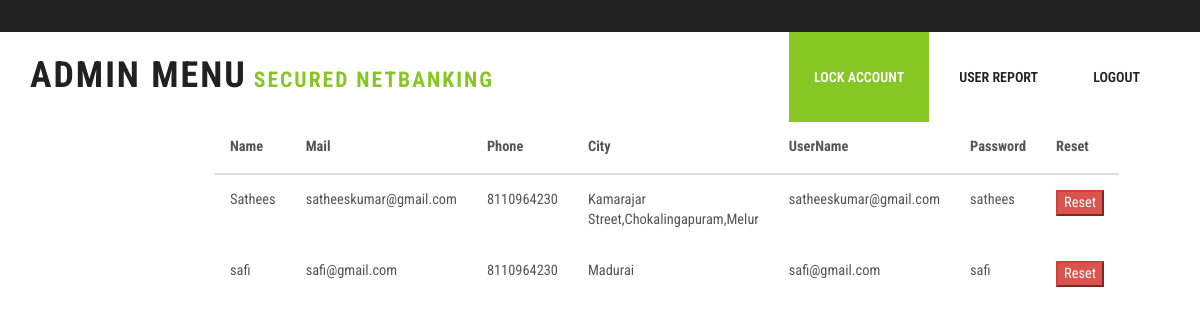
Screenshot of /adminmenu.php with the database file from the repository.
### tables this page shows
CREATE TABLE IF NOT EXISTS `register` (
`register_id` int(11) NOT NULL,
  `name` varchar(100) NOT NULL,
  `email` varchar(100) NOT NULL,
  `mobile` varchar(100) NOT NULL,
  `city` varchar(100) NOT NULL,
  `uname` varchar(100) NOT NULL,
  `password` varchar(100) NOT NULL,
  `Ac_No` int(11) unsigned NOT NULL,
  `opening_date` date NOT NULL,
  `login_valid` varchar(100) NOT NULL,
  `img_valid` varchar(100) NOT NULL
);

### adminmenu.php (the view, shortened to what this page needs)
<!DOCTYPE html>
<html lang="en">
<head>
<link href="css/bootstrap.css" rel="stylesheet" type="text/css" media="all" />
<link rel="stylesheet" href="css/style.css" type="text/css" media="all" />
<link href="css/font-awesome.css" rel="stylesheet">
</head>
<body>
	<div class="header-top">
	</div>
	<div class="header">
			<div class="container">
				<nav class="navbar navbar-default">
					<div class="navbar-header">
						<div class="w3layouts-logo">
							<h1><a href="adminmenu.php">Admin Menu<span> Secured NetBanking </span></a></h1>
						</div>
					</div>
					<div class="collapse navbar-collapse nav-wil" id="bs-example-navbar-collapse-1">
						<nav>
							<ul class="nav navbar-nav">
								<li class="active"><a href="adminmenu.php" class="hvr-sweep-to-bottom">Lock Account</a></li>
								<li><a href="userreport.php" class="hvr-sweep-to-bottom">User Report</a></li>
								<li ><a href="index.php" class="hvr-sweep-to-bottom"> Logout</a></li>
							</ul>
						</nav>
					</div>
				</nav>
			</div>
	</div>
	<div class="about">
	<div class="col-md-2 ">
	</div>
	<div class="table-responsive">
	<div class="col-md-10 ">
	<?php
	 include('db.php');
			   $r = mysqli_query($con,"select * from register  where login_valid>=1 or img_valid >=1  ");
			   echo "<table class='table'><thead>";
			   echo "<tr> <th> Name </th> <th> Mail</th> <th> Phone </th> <th> City </th> <th> UserName </th> <th> Password </th>
			   <th> Reset </th></tr> </thead> <tbody>";
			   while($row = mysqli_fetch_assoc($r))
			   {
				   echo"<tr>";
				   echo "<td>".$row['name']."</td>";
				    echo "<td>".$row['email']."</td>";
					 echo "<td>".$row['mobile']."</td>";
					  echo "<td>".$row['city']."</td>";
					  echo "<td>".$row['uname']."</td>";
					   echo "<td>".$row['password']."</td>";
					   echo '<td><form name="frmUpdate" action="reset_lock_users.php" method="post">
					 <input type="hidden" name="login_valid" value="0">
					 <input type="hidden" name="img_valid" value="0">
					 <input type="hidden" name="uname" value="'.$row['uname'].'">
					 <input type="submit" class="btn-danger" name="submit" value="Reset"></form></td>';
					 echo"</tr>";
			   }
			   echo"</tbody></table>";
	?>
	</div>
	</div>
		</div>
</body>
</html>

### css/style.css (style rules this page uses)
body a { transition: 0.5s all; -webkit-transition: 0.5s all; -o-transition: 0.5s all; -moz-transition: 0.5s all; -ms-transition: 0.5s all; }
html, body { font-size: 100%; font-family: 'Roboto Condensed', sans-serif; }
body { background:#FFFFFF; }
.header-top { padding:1em 0; background:#212121; }
input[type="submit"],.w3l_banner_info_left_grid_left h3 a,.w3agile_footer_copy p a,.reply a,.agile_cat_grid_tags ul li a:hover,.agile_cat_grid ul.categories li a,.w3l_admin a,.w3ls_single_left_grid_right ul li a,.wthree_features_services_grid h4 a,.agile_services_bottom_grid_left_grid a,.simplefilter li,.agileinfo_footer_grid ul li a,.w3l_banner_info_left_grid1,.agile_blog_grid h4 a { transition: .5s ease-in; -webkit-transition: .5s ease-in; -moz-transition: .5s ease-in; -o-transition: .5s ease-in; -ms-transition: .5s ease-in; }
.header { background: #FFFFFF; }
.navbar-default { background: none; border: none; }
.navbar { margin-bottom: 0; }
.navbar-collapse { padding: 0; box-shadow: none; }
.w3layouts-logo { margin: 1.5em 0 0 0; }
.w3layouts-logo h1 { margin:0; }
.w3layouts-logo h1 a { font-size: 1em; letter-spacing: 2px; text-transform: uppercase; color: #212121; text-decoration: none; font-weight: 700; }
.w3layouts-logo h1 a span { font-size: .6em; letter-spacing: 2px; text-align: right; color: #86c724; }
.navbar-nav { float: right; margin: 0; }
.navbar-default .navbar-nav > li > a { color: #212121; font-weight: 600; }
.navbar-nav > li > a { font-size: 14px; padding:35px 25px; text-transform: uppercase; margin-right:5px; }
.navbar-default .navbar-nav > .active > a, .navbar-default .navbar-nav > .active > a:hover, .navbar-default .navbar-nav > .active > a:focus { color: #fff; background-color: #86c724; }
.hvr-sweep-to-bottom { display: inline-block; vertical-align: middle; -webkit-transform: translateZ(0); transform: translateZ(0); box-shadow: 0 0 1px rgba(0, 0, 0, 0); -webkit-backface-visibility: hidden; backface-visibility: hidden; -moz-osx-font-smoothing: grayscale; position: relative; -webkit-transition-property: color; transition-property: color; -webkit-transition-duration: 0.3s; transition-duration: 0.3s; }
.hvr-sweep-to-bottom:before { content: ""; position: absolute; z-index: -1; top: 0; left: 0; right: 0; bottom: 0; background: #86c724; -webkit-transform: scaleY(0); transform: scaleY(0); -webkit-transform-origin: 50% 0; transform-origin: 50% 0; -webkit-transition-property: transform; transition-property: transform; -webkit-transition-duration: 0.3s; transition-duration: 0.3s; -webkit-transition-timing-function: ease-out; transition-timing-function: ease-out; }
.table > thead > tr > th, .table > tbody > tr > th, .table > tfoot > tr > th, .table > thead > tr > td, .table > tbody > tr > td, .table > tfoot > tr > td { border-top: none !important; }
.table td, .table>tbody>tr>td, .table>tbody>tr>th, .table>tfoot>tr>td, .table>tfoot>tr>th, .table>thead>tr>td, .table>thead>tr>th { padding: 15px!important; }
.table > thead > tr > th, .table > tbody > tr > th, .table > tfoot > tr > th, .table > thead > tr > td, .table > tbody > tr > td, .table > tfoot > tr > td { font-size: 0.9em; color: #555; border-top: none !important; }

### rows the page displays
register: name "Sathees", email "satheeskumar@gmail.com", mobile "8110964230", city "Kamarajar Street,Chokalingapuram,Melur", uname "satheeskumar@gmail.com", password "sathees"
register: name "safi", email "safi@gmail.com", mobile "8110964230", city "Madurai", uname "safi@gmail.com", password "safi"
